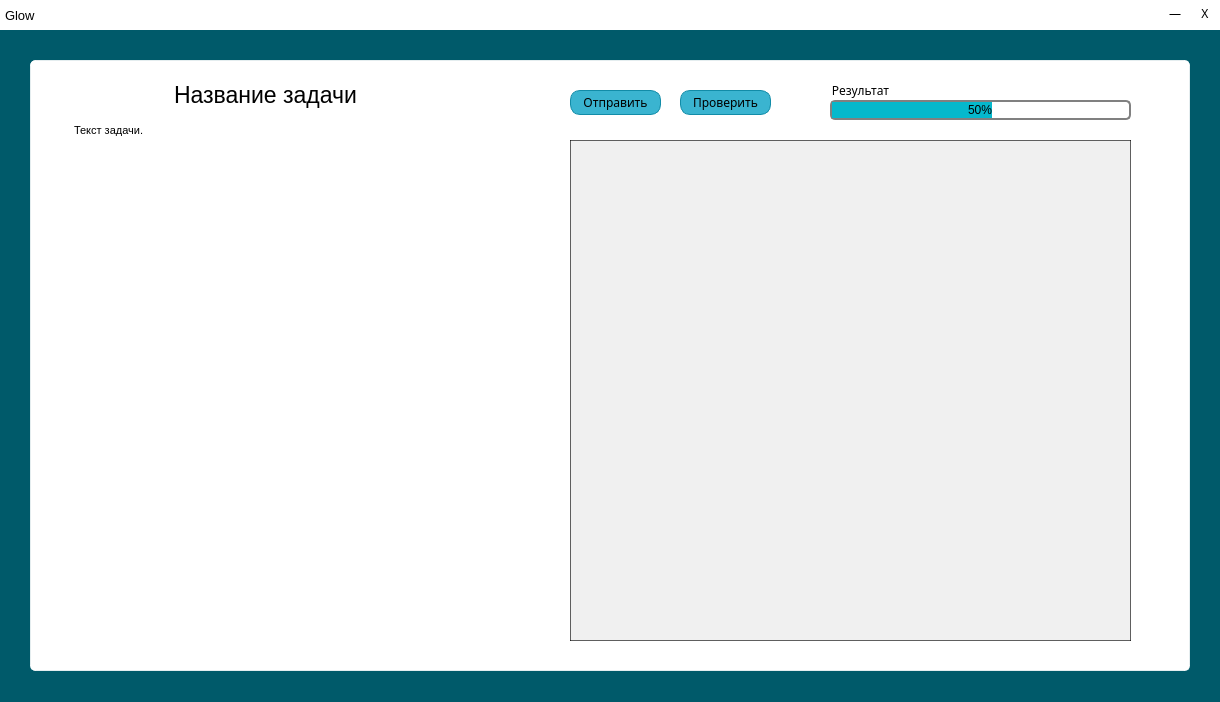
<?xml version="1.0" encoding="UTF-8"?>
<ui version="4.0">
 <class>MainWindow</class>
 <widget class="QMainWindow" name="MainWindow">
  <property name="geometry">
   <rect>
    <x>0</x>
    <y>0</y>
    <width>1220</width>
    <height>702</height>
   </rect>
  </property>
  <property name="windowTitle">
   <string>MainWindow</string>
  </property>
  <property name="styleSheet">
   <string notr="true">QLineEdit{
background: transparent;
border: none;
border-bottom: 1px solid rgba(0, 0, 0, 155);
font-family: sans-serif;
}
QTextBrowser{
border: none;
}
QTextEdit#codeEdit{
background: rgb(240, 240, 240);
border: 1px solid rgba(0, 0, 0, 155);
}
QMainWindow{
background: rgb(0, 90, 106);
font-family: sans-serif;
}

QGroupBox{
background: white;
border: 1px solid rgba(255, 255, 255, 200);
font-family: sans-serif;
border-radius:5px;
}
QGroupBox#statusBox{
border-radius: 0px;
}
QPushButton#exitButton, QPushButton#minimizeButton{
border-radius: 0px;
border: none;
background: transparent;
}
QPushButton#exitButton:hover{
background: rgb(255, 46, 46);
}
QPushButton#minimizeButton:hover{
background: rgb(223, 223, 223);
}
QPushButton:hover{
background: rgb(75, 195, 220);
border: none;
}

QPushButton{
background: rgb(58, 180, 208);
border-radius: 10px;
border: 1px solid rgb(18, 140, 168);
font-family: sans-serif;
}

QTableView, QListView{
background: transparent;
font-family: sans-serif;
height: 111px;
border-radius:5px;
outline: 0;
}

QAbstractItemView{
background:transparent;
outline: 0;
}

QAbstractItemView:item{
background: rgb(0, 81, 95);
border-radius: 5px;
color: white;
padding:5px;
outline: 0;

}

QAbstractItemView:item:hover{
background: rgb(0, 110, 127);
}

QAbstractItemView:item:selected{
background: rgb(0, 81, 95);
}
QTableCornerButton::section{
background: transparent;
}
QProgressBar {
    border: 2px solid grey;
    border-radius: 5px;
    text-align: center;
}

QProgressBar::chunk {
    background-color: #05B8CC;
    width: 20px;
}
</string>
  </property>
  <widget class="QWidget" name="centralwidget">
   <widget class="QGroupBox" name="groupBox">
    <property name="geometry">
     <rect>
      <x>30</x>
      <y>60</y>
      <width>1160</width>
      <height>611</height>
     </rect>
    </property>
    <property name="title">
     <string/>
    </property>
    <widget class="QTextBrowser" name="textBrowser">
     <property name="geometry">
      <rect>
       <x>40</x>
       <y>20</y>
       <width>391</width>
       <height>561</height>
      </rect>
     </property>
     <property name="lineWidth">
      <number>1</number>
     </property>
     <property name="html">
      <string>&lt;!DOCTYPE HTML PUBLIC &quot;-//W3C//DTD HTML 4.0//EN&quot; &quot;http://www.w3.org/TR/REC-html40/strict.dtd&quot;&gt;
&lt;html&gt;&lt;head&gt;&lt;meta name=&quot;qrichtext&quot; content=&quot;1&quot; /&gt;&lt;style type=&quot;text/css&quot;&gt;
p, li { white-space: pre-wrap; }
&lt;/style&gt;&lt;/head&gt;&lt;body style=&quot; font-family:'MS Shell Dlg 2'; font-size:8.25pt; font-weight:400; font-style:normal;&quot;&gt;
&lt;p align=&quot;center&quot; style=&quot; margin-top:0px; margin-bottom:0px; margin-left:0px; margin-right:0px; -qt-block-indent:0; text-indent:0px;&quot;&gt;&lt;span style=&quot; font-size:26pt; vertical-align:super;&quot;&gt;Название задачи&lt;/span&gt;&lt;/p&gt;
&lt;p style=&quot; margin-top:0px; margin-bottom:0px; margin-left:0px; margin-right:0px; -qt-block-indent:0; text-indent:0px;&quot;&gt;Текст задачи.&lt;/p&gt;&lt;/body&gt;&lt;/html&gt;</string>
     </property>
    </widget>
    <widget class="QPushButton" name="pushButton">
     <property name="geometry">
      <rect>
       <x>540</x>
       <y>30</y>
       <width>91</width>
       <height>25</height>
      </rect>
     </property>
     <property name="text">
      <string>Отправить</string>
     </property>
    </widget>
    <widget class="QPushButton" name="pushButton_2">
     <property name="geometry">
      <rect>
       <x>650</x>
       <y>30</y>
       <width>91</width>
       <height>25</height>
      </rect>
     </property>
     <property name="text">
      <string>Проверить</string>
     </property>
    </widget>
    <widget class="QGroupBox" name="groupBox_2">
     <property name="geometry">
      <rect>
       <x>800</x>
       <y>20</y>
       <width>321</width>
       <height>51</height>
      </rect>
     </property>
     <property name="title">
      <string>Результат</string>
     </property>
     <widget class="QProgressBar" name="progressBar">
      <property name="geometry">
       <rect>
        <x>0</x>
        <y>20</y>
        <width>301</width>
        <height>20</height>
       </rect>
      </property>
      <property name="value">
       <number>50</number>
      </property>
     </widget>
    </widget>
    <widget class="QTextEdit" name="codeEdit">
     <property name="geometry">
      <rect>
       <x>540</x>
       <y>80</y>
       <width>561</width>
       <height>501</height>
      </rect>
     </property>
     <property name="lineWrapColumnOrWidth">
      <number>0</number>
     </property>
    </widget>
   </widget>
   <widget class="QGroupBox" name="statusBox">
    <property name="geometry">
     <rect>
      <x>0</x>
      <y>0</y>
      <width>1220</width>
      <height>30</height>
     </rect>
    </property>
    <property name="title">
     <string/>
    </property>
    <widget class="QPushButton" name="exitButton">
     <property name="geometry">
      <rect>
       <x>1190</x>
       <y>0</y>
       <width>30</width>
       <height>27</height>
      </rect>
     </property>
     <property name="font">
      <font>
       <family>sans-serif</family>
      </font>
     </property>
     <property name="text">
      <string>X</string>
     </property>
    </widget>
    <widget class="QPushButton" name="minimizeButton">
     <property name="geometry">
      <rect>
       <x>1160</x>
       <y>0</y>
       <width>30</width>
       <height>27</height>
      </rect>
     </property>
     <property name="text">
      <string>—</string>
     </property>
    </widget>
    <widget class="QLabel" name="label_2">
     <property name="geometry">
      <rect>
       <x>5</x>
       <y>5</y>
       <width>71</width>
       <height>21</height>
      </rect>
     </property>
     <property name="font">
      <font>
       <family>MS Sans Serif</family>
       <pointsize>10</pointsize>
      </font>
     </property>
     <property name="text">
      <string>Glow</string>
     </property>
    </widget>
   </widget>
  </widget>
 </widget>
 <resources/>
 <connections/>
</ui>
